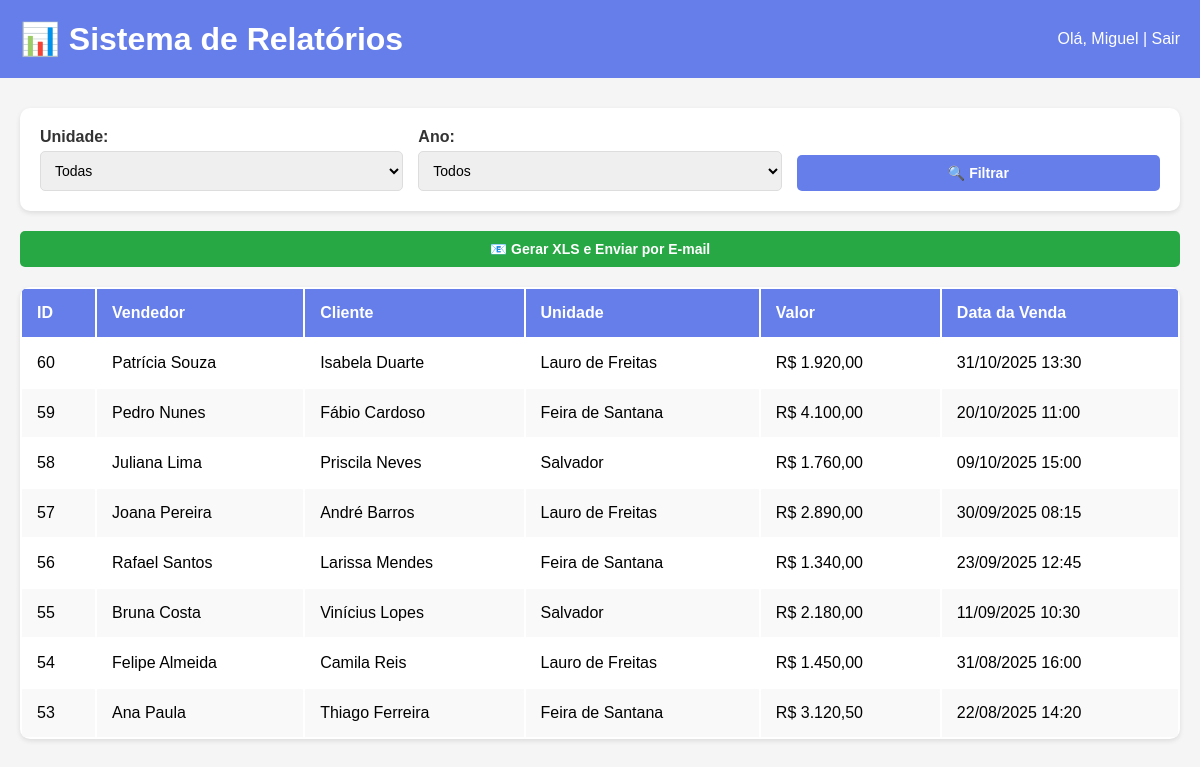
Page /app/public/dashboard.php (signed in) on the committed database.
### tables this page shows
CREATE TABLE vendas (
    id INT AUTO_INCREMENT PRIMARY KEY,
    vendedor VARCHAR(100) NOT NULL,
    cliente VARCHAR(100) NOT NULL,
    unidade ENUM('Salvador', 'Feira de Santana', 'Lauro de Freitas') NOT NULL,
    valor_venda DECIMAL(10,2) NOT NULL,
    data_venda TIMESTAMP NOT NULL DEFAULT CURRENT_TIMESTAMP,
    criado_em DATETIME DEFAULT CURRENT_TIMESTAMP
);

### app/src/dashboard.php (called while the page is built, shortened)
<?php
$pdo = getConnection();
$sql = "SELECT * FROM vendas WHERE 1=1";
$params = [];
$sql .= " ORDER BY data_venda DESC LIMIT 8";
$stmt = $pdo->prepare($sql);
$stmt->execute($params);
$vendas = $stmt->fetchAll(PDO::FETCH_ASSOC);
?>

### app/public/dashboard.php (the view, shortened to what this page needs)
<?php require_once __DIR__ . '/../src/dashboard.php';?>
<!DOCTYPE html>
<html lang="pt-BR">
<head>
</head>
<body>
    <div class="header">
        <h1>📊 Sistema de Relatórios</h1>
        <div>
            Olá, <?= htmlspecialchars($_SESSION['usuario_nome']) ?> |
            <a href="logout.php">Sair</a>
        </div>
    </div>
    <div class="container">
        <div class="filtros">
            <form method="GET">
                <div class="form-group">
                    <label>Unidade:</label>
                    <select name="unidade">
                        <option value="">Todas</option>
                    </select>
                </div>
                <div class="form-group">
                    <label>Ano:</label>
                    <select name="ano">
                        <option value="">Todos</option>
                    </select>
                </div>
                <div class="form-group">
                    <button type="submit">🔍 Filtrar</button>
                </div>
            </form>
        </div>
        <form method="POST" style="margin-bottom: 20px;">
            <button type="submit" name="gerar_relatorio" class="success">
                📧 Gerar XLS e Enviar por E-mail
            </button>
        </form>
        <table>
            <thead>
                <tr>
                    <th>ID</th>
                    <th>Vendedor</th>
                    <th>Cliente</th>
                    <th>Unidade</th>
                    <th>Valor</th>
                    <th>Data da Venda</th>
                </tr>
            </thead>
            <tbody>
                <?php foreach ($vendas as $venda): ?>
                <tr>
                    <td><?= $venda['id'] ?></td>
                    <td><?= htmlspecialchars($venda['vendedor']) ?></td>
                    <td><?= htmlspecialchars($venda['cliente']) ?></td>
                    <td><?= htmlspecialchars($venda['unidade']) ?></td>
                    <td>R$ <?= number_format($venda['valor_venda'], 2, ',', '.') ?></td>
                    <td><?= date('d/m/Y H:i', strtotime($venda['data_venda'])) ?></td>
                </tr>
                <?php endforeach; ?>
            </tbody>
        </table>
    </div>
</body>
</html>

### app/public/dashboard.php (style rules this page uses)
* { margin: 0; padding: 0; box-sizing: border-box; }
body { font-family: Arial, sans-serif; background: #f5f5f5; }
.header { background: #667eea; color: white; padding: 20px; display: flex; justify-content: space-between; align-items: center; }
.container { max-width: 1200px; margin: 30px auto; padding: 0 20px; }
.filtros { background: white; padding: 20px; border-radius: 10px; margin-bottom: 20px; box-shadow: 0 2px 5px rgba(0,0,0,0.1); }
.filtros form { display: flex; gap: 15px; flex-wrap: wrap; align-items: end; }
.form-group { flex: 1; min-width: 200px; }
label { display: block; margin-bottom: 5px; font-weight: bold; color: #333; }
select, button { width: 100%; padding: 10px; border: 1px solid #ddd; border-radius: 5px; font-size: 14px; }
button { background: #667eea; color: white; border: none; cursor: pointer; font-weight: bold; }
button.success { background: #28a745; }
table { width: 100%; background: white; border-radius: 10px; overflow: hidden; box-shadow: 0 2px 5px rgba(0,0,0,0.1); }
th, td { padding: 15px; text-align: left; }
th { background: #667eea; color: white; }
tr:nth-child(even) { background: #f9f9f9; }
a { color: white; text-decoration: none; }

### rows in the picture
vendas: id "60", vendedor "Patrícia Souza", cliente "Isabela Duarte", unidade "Lauro de Freitas", valor_venda "1.920,00", data_venda "31/10/2025 13:30"
vendas: id "59", vendedor "Pedro Nunes", cliente "Fábio Cardoso", unidade "Feira de Santana", valor_venda "4.100,00", data_venda "20/10/2025 11:00"
vendas: id "58", vendedor "Juliana Lima", cliente "Priscila Neves", unidade "Salvador", valor_venda "1.760,00", data_venda "09/10/2025 15:00"
vendas: id "57", vendedor "Joana Pereira", cliente "André Barros", unidade "Lauro de Freitas", valor_venda "2.890,00", data_venda "30/09/2025 08:15"
vendas: id "56", vendedor "Rafael Santos", cliente "Larissa Mendes", unidade "Feira de Santana", valor_venda "1.340,00", data_venda "23/09/2025 12:45"
vendas: id "55", vendedor "Bruna Costa", cliente "Vinícius Lopes", unidade "Salvador", valor_venda "2.180,00", data_venda "11/09/2025 10:30"
vendas: id "54", vendedor "Felipe Almeida", cliente "Camila Reis", unidade "Lauro de Freitas", valor_venda "1.450,00", data_venda "31/08/2025 16:00"
vendas: id "53", vendedor "Ana Paula", cliente "Thiago Ferreira", unidade "Feira de Santana", valor_venda "3.120,50", data_venda "22/08/2025 14:20"

### other values in the picture
$_SESSION['usuario_nome'] "Miguel"
